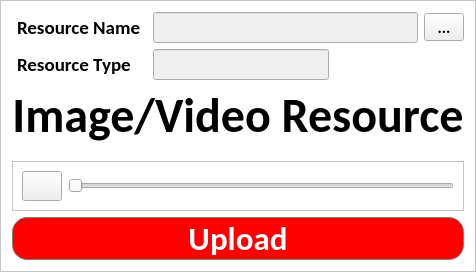
     <widget class="QFrame" name="frame_3">
      <property name="sizePolicy">
       <sizepolicy hsizetype="Expanding" vsizetype="Expanding">
        <horstretch>0</horstretch>
        <verstretch>0</verstretch>
       </sizepolicy>
      </property>
      <property name="styleSheet">
       <string notr="true">.QFrame{
	background-color: rgb(255, 255, 255);
}
</string>
      </property>
      <property name="frameShape">
       <enum>QFrame::StyledPanel</enum>
      </property>
      <property name="frameShadow">
       <enum>QFrame::Raised</enum>
      </property>
      <layout class="QGridLayout" name="gridLayout_8">
       <item row="3" column="0">
        <widget class="QFrame" name="frame_4">
         <property name="frameShape">
          <enum>QFrame::StyledPanel</enum>
         </property>
         <property name="frameShadow">
          <enum>QFrame::Raised</enum>
         </property>
         <layout class="QGridLayout" name="gridLayout_5">
          <item row="0" column="0">
           <widget class="QPushButton" name="pushButton_video_control">
            <property name="minimumSize">
             <size>
              <width>30</width>
              <height>30</height>
             </size>
            </property>
            <property name="focusPolicy">
             <enum>Qt::NoFocus</enum>
            </property>
            <property name="text">
             <string/>
            </property>
           </widget>
          </item>
          <item row="0" column="1">
           <widget class="QSlider" name="horizontalSlider">
            <property name="focusPolicy">
             <enum>Qt::NoFocus</enum>
            </property>
            <property name="orientation">
             <enum>Qt::Horizontal</enum>
            </property>
           </widget>
          </item>
         </layout>
        </widget>
       </item>
       <item row="4" column="0">
        <widget class="QPushButton" name="pushButton_upload">
         <property name="font">
          <font>
           <family>Calibri</family>
           <pointsize>25</pointsize>
           <weight>75</weight>
           <bold>true</bold>
          </font>
         </property>
         <property name="cursor">
          <cursorShape>PointingHandCursor</cursorShape>
         </property>
         <property name="focusPolicy">
          <enum>Qt::NoFocus</enum>
         </property>
         <property name="styleSheet">
          <string notr="true">QPushButton{
background-color: rgb(255, 0, 0);
color: rgb(255, 255, 255);
border : 1px solid gray;
border-radius : 15px
}
QPushButton:hover{
	
	background-color: rgb(198, 0, 0);
}

QPushButton::pressed{
	background-color: rgb(255, 85, 0);
}</string>
         </property>
         <property name="text">
          <string>Upload</string>
         </property>
        </widget>
       </item>
       <item row="1" column="0">
        <widget class="QLabel" name="label_sambo_image">
         <property name="sizePolicy">
          <sizepolicy hsizetype="Preferred" vsizetype="Expanding">
           <horstretch>0</horstretch>
           <verstretch>0</verstretch>
          </sizepolicy>
         </property>
         <property name="font">
          <font>
           <family>Calibri</family>
           <pointsize>36</pointsize>
           <weight>75</weight>
           <bold>true</bold>
          </font>
         </property>
         <property name="text">
          <string>Image/Video Resource</string>
         </property>
         <property name="alignment">
          <set>Qt::AlignCenter</set>
         </property>
        </widget>
       </item>
       <item row="0" column="0">
        <widget class="QFrame" name="frame_14">
         <property name="sizePolicy">
          <sizepolicy hsizetype="Expanding" vsizetype="Preferred">
           <horstretch>0</horstretch>
           <verstretch>0</verstretch>
          </sizepolicy>
         </property>
         <property name="styleSheet">
          <string notr="true">QFrame{
	background-color: rgb(255, 255, 255);
}</string>
         </property>
         <layout class="QGridLayout" name="gridLayout_6">
          <property name="leftMargin">
           <number>0</number>
          </property>
          <property name="topMargin">
           <number>0</number>
          </property>
          <property name="rightMargin">
           <number>0</number>
          </property>
          <property name="bottomMargin">
           <number>0</number>
          </property>
          <item row="0" column="0">
           <layout class="QHBoxLayout" name="horizontalLayout_9">
            <property name="leftMargin">
             <number>5</number>
            </property>
            <item>
             <widget class="QLabel" name="label_2">
              <property name="minimumSize">
               <size>
                <width>130</width>
                <height>0</height>
               </size>
              </property>
              <property name="font">
               <font>
                <family>Calibri</family>
                <pointsize>14</pointsize>
                <weight>75</weight>
                <bold>true</bold>
               </font>
              </property>
              <property name="text">
               <string>Resource Name</string>
              </property>
             </widget>
            </item>
            <item>
             <widget class="QLineEdit" name="file_name">
              <property name="enabled">
               <bool>false</bool>
              </property>
              <property name="font">
               <font>
                <pointsize>14</pointsize>
               </font>
              </property>
              <property name="cursor">
               <cursorShape>ArrowCursor</cursorShape>
              </property>
              <property name="focusPolicy">
               <enum>Qt::NoFocus</enum>
              </property>
             </widget>
            </item>
            <item>
             <widget class="QToolButton" name="file_exploer">
              <property name="minimumSize">
               <size>
                <width>40</width>
                <height>0</height>
               </size>
              </property>
              <property name="font">
               <font>
                <family>Calibri</family>
                <pointsize>12</pointsize>
                <weight>75</weight>
                <bold>true</bold>
               </font>
              </property>
              <property name="cursor">
               <cursorShape>PointingHandCursor</cursorShape>
              </property>
              <property name="focusPolicy">
               <enum>Qt::NoFocus</enum>
              </property>
              <property name="text">
               <string>...</string>
              </property>
             </widget>
            </item>
           </layout>
          </item>
          <item row="1" column="0">
           <layout class="QHBoxLayout" name="horizontalLayout_10">
            <property name="leftMargin">
             <number>5</number>
            </property>
            <item>
             <widget class="QLabel" name="label_3">
              <property name="minimumSize">
               <size>
                <width>130</width>
                <height>0</height>
               </size>
              </property>
              <property name="font">
               <font>
                <family>Calibri</family>
                <pointsize>14</pointsize>
                <weight>75</weight>
                <bold>true</bold>
               </font>
              </property>
              <property name="text">
               <string>Resource Type</string>
              </property>
             </widget>
            </item>
            <item>
             <widget class="QLineEdit" name="file_type">
              <property name="enabled">
               <bool>false</bool>
              </property>
              <property name="sizePolicy">
               <sizepolicy hsizetype="Preferred" vsizetype="Preferred">
                <horstretch>0</horstretch>
                <verstretch>0</verstretch>
               </sizepolicy>
              </property>
              <property name="sizeIncrement">
               <size>
                <width>300</width>
                <height>0</height>
               </size>
              </property>
              <property name="font">
               <font>
                <pointsize>14</pointsize>
               </font>
              </property>
              <property name="cursor">
               <cursorShape>ArrowCursor</cursorShape>
              </property>
              <property name="focusPolicy">
               <enum>Qt::NoFocus</enum>
              </property>
             </widget>
            </item>
            <item>
             <spacer name="horizontalSpacer">
              <property name="orientation">
               <enum>Qt::Horizontal</enum>
              </property>
              <property name="sizeHint" stdset="0">
               <size>
                <width>40</width>
                <height>20</height>
               </size>
              </property>
             </spacer>
            </item>
           </layout>
          </item>
         </layout>
        </widget>
       </item>
       <item row="2" column="0">
        <spacer name="verticalSpacer_3">
         <property name="orientation">
          <enum>Qt::Vertical</enum>
         </property>
         <property name="sizeType">
          <enum>QSizePolicy::Fixed</enum>
         </property>
         <property name="sizeHint" stdset="0">
          <size>
           <width>20</width>
           <height>10</height>
          </size>
         </property>
        </spacer>
       </item>
      </layout>
     </widget>
